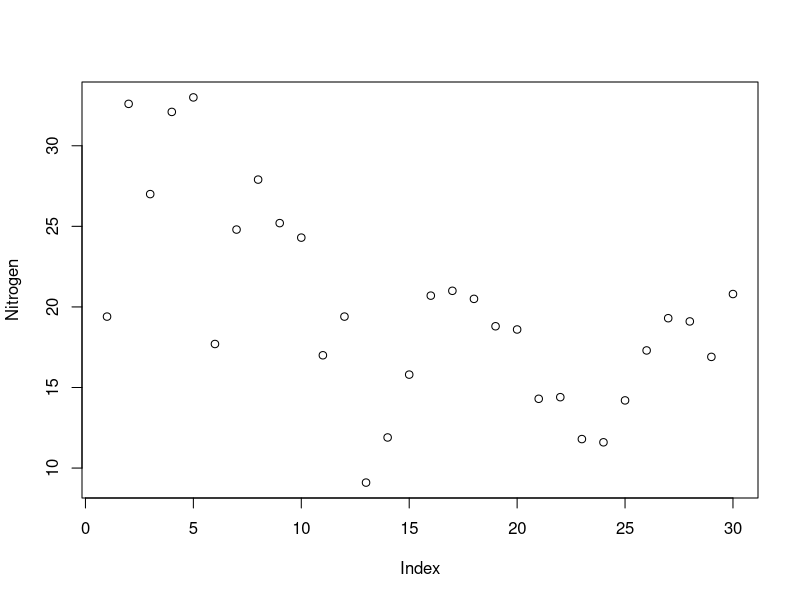
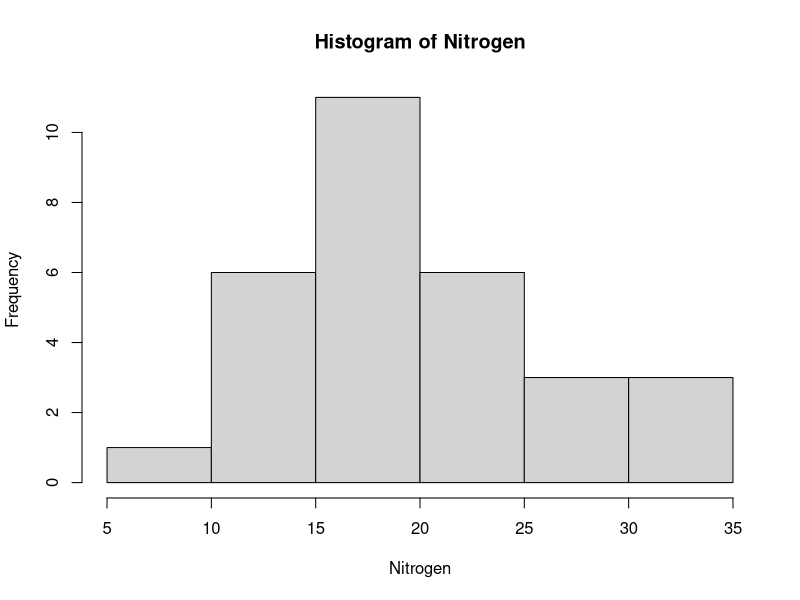
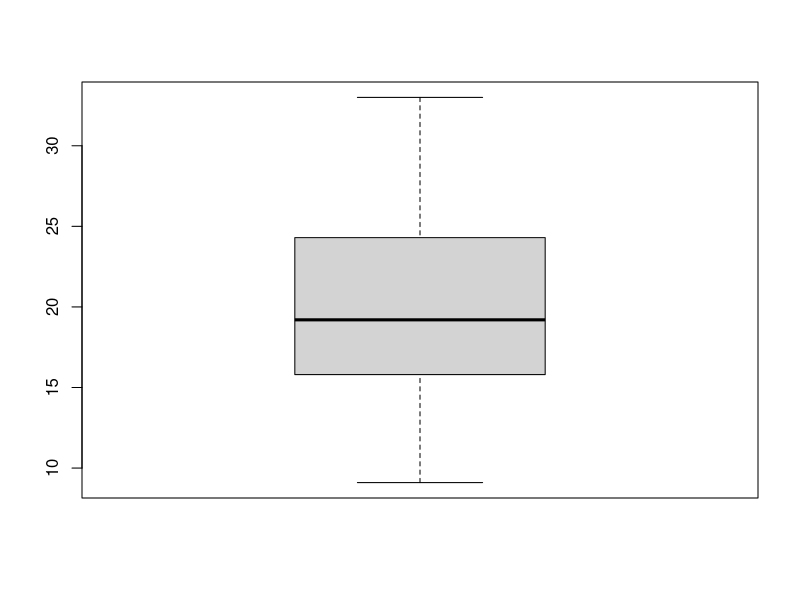
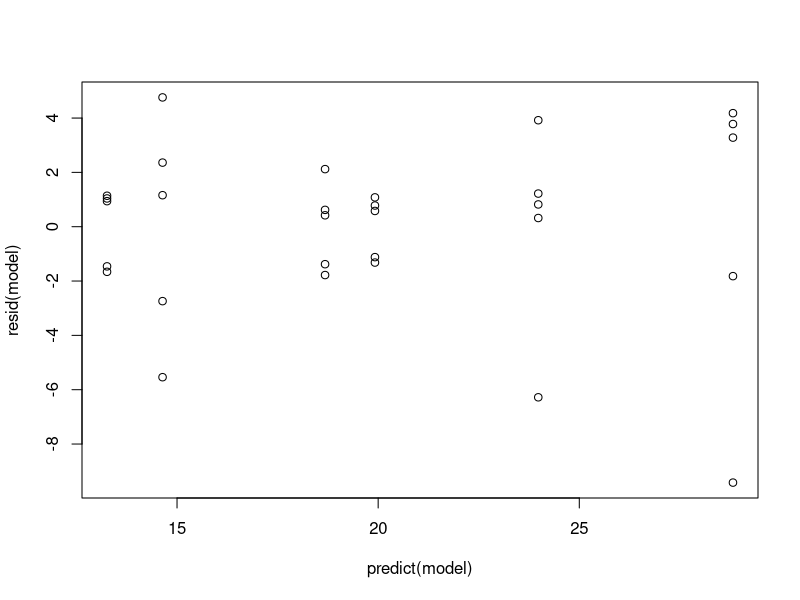
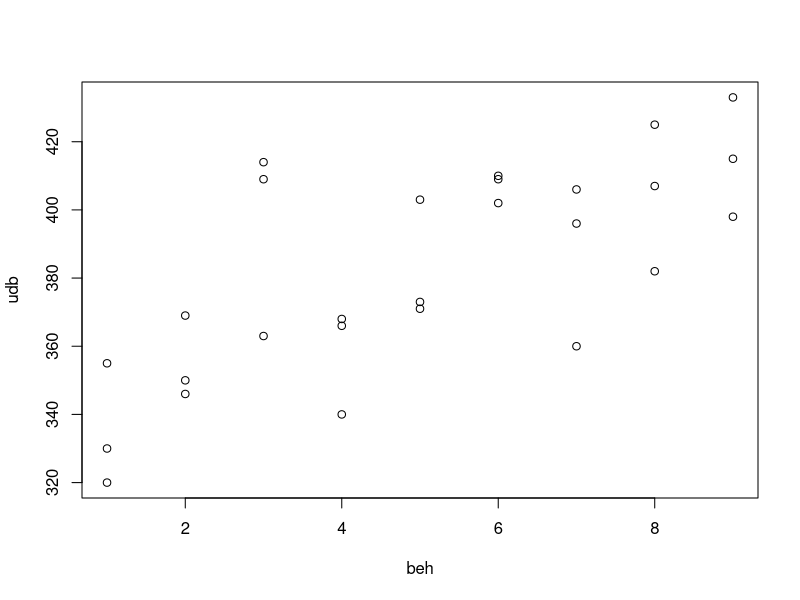
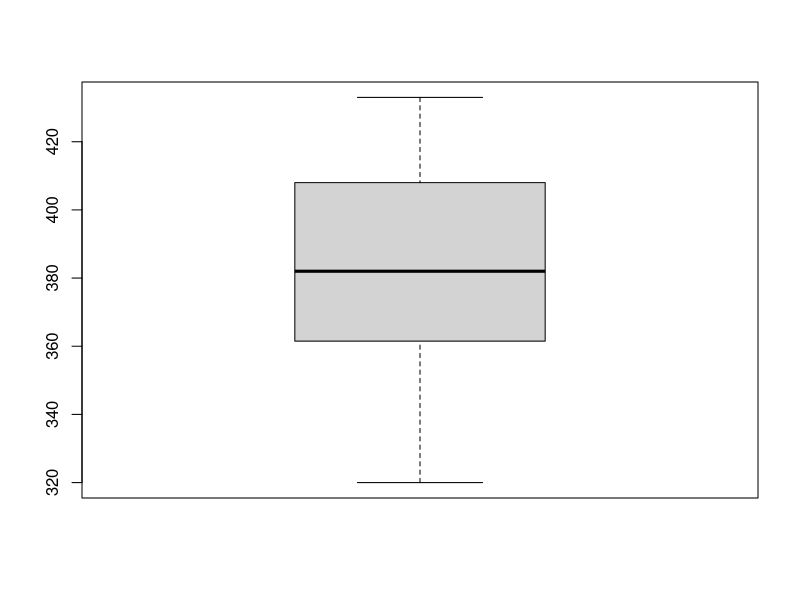
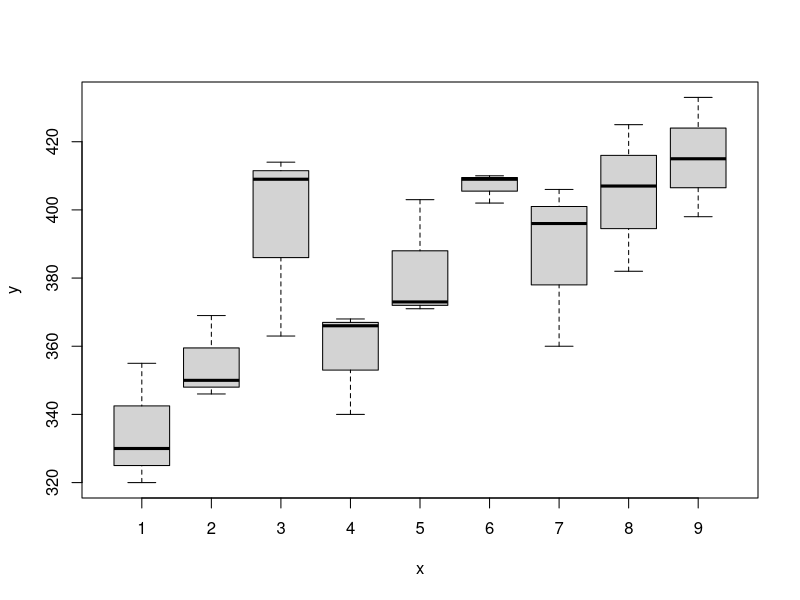
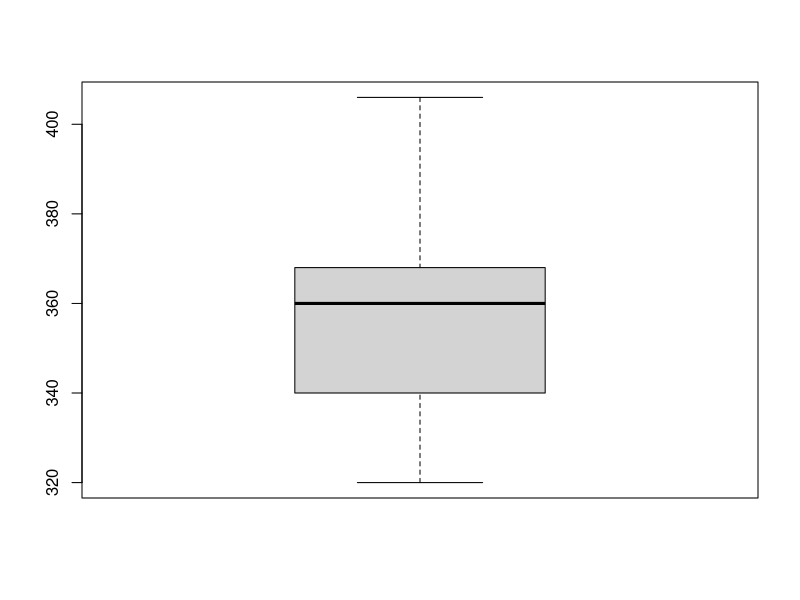

Write R code to recreate these figures, in order.
## ---- chunk 1
setwd("C:/Users/Anne/Dropbox/Arbejde/STATforLIFE2/uge1")
potter <- read.table("potter.txt", header=T)
potter
names(potter)
dim(potter)
potter$Nitrogen

#Attacher data:
attach(potter)
#og nu kan vi bare skrive variabelnavnene uden $:
Nitrogen
## ---- chunk 2
mean(Nitrogen) #middelværdi
var(Nitrogen) #varians
median(Nitrogen) #median
sd(Nitrogen) #spredning
summary(Nitrogen) #kvartiler, mindste og største observation
## ---- chunk 3
plot(Nitrogen)
## ---- chunk 4
hist(Nitrogen)
## ---- chunk 5
boxplot(Nitrogen)
## ---- chunk 6
Nitrogen2 <- c(Nitrogen[1], Nitrogen[6], Nitrogen[11], Nitrogen[16], 
               Nitrogen[21], Nitrogen[26])
#Alternativ (og smartere) metode:
Nitrogen2 <- Nitrogen[c(1,6,11,16,21,26)]
Nitrogen2
## ---- chunk 7
Nitrogen3 <- Nitrogen[Nitrogen > 25]
Nitrogen3
## ---- chunk 8
model <- lm(Nitrogen ~ Treat-1)
## ---- chunk 9
predict(model)
## ---- chunk 10
coef(model)
## ---- chunk 11
resid(model)
## ---- chunk 12
confint(model)
## ---- chunk 13
plot(predict(model), resid(model))
## ---- chunk 14
model2 <- lm(Nitrogen ~1)
## ---- chunk 15
anova(model2, model)
## ---- chunk 16
beh <- rep(c(1,2,3,4,5,6,7,8,9),each=3)
udb <- c(330,320,355,346,350,369,409,363,414,368,340,366,371,
         373,403,409,410,402,360,396,406,382,407,425,398,415,433)
## ---- chunk 17
plot(beh, udb)
## ---- chunk 18
boxplot(udb)
## ---- chunk 19
behfac <- factor(beh)
plot(behfac, udb)
## ---- chunk 20
fosformodel <- lm(udb ~behfac-1)
## ---- chunk 21
summary(fosformodel)
## ---- chunk 22
predict(fosformodel)
## ---- chunk 23
anova(lm(udb ~1), fosformodel)
## ---- chunk 24
fosfor <- read.table("fosfor.txt", header=T)
fosfor
## ---- chunk 25
model82 <- lm(udbytte ~ factor(p82)-1, data=fosfor)
## ---- chunk 26
anova(lm(udbytte ~factor(fosfor)-1, data=fosfor), model82)
## ---- chunk 27
table(fosfor$fosfor)
## ---- chunk 28
table(fosfor$p81, fosfor$p82)
## ---- chunk 29
fos0 <- subset(fosfor, p82==0)
## ---- chunk 30
mean(fos0$udbytte) #middelværdi
sd(fos0$udbytte) #spredning
boxplot(fos0$udbytte)
## ---- chunk 31
boxplot(udbytte~p82, data=fosfor)
## ---- chunk 32
head(fosfor, 10)
## ---- chunk 33
rownames(fos0)

#Alternativ metode
which(fosfor$p82==0)
## ---- chunk 34
rownames(subset(fosfor, p82==0 & p81==0))

#Alternativ metode:
which(fosfor$p81==0 & fosfor$p82==0)
## ---- chunk 35
fosno8 <- fosfor[-8,]
fosno8
